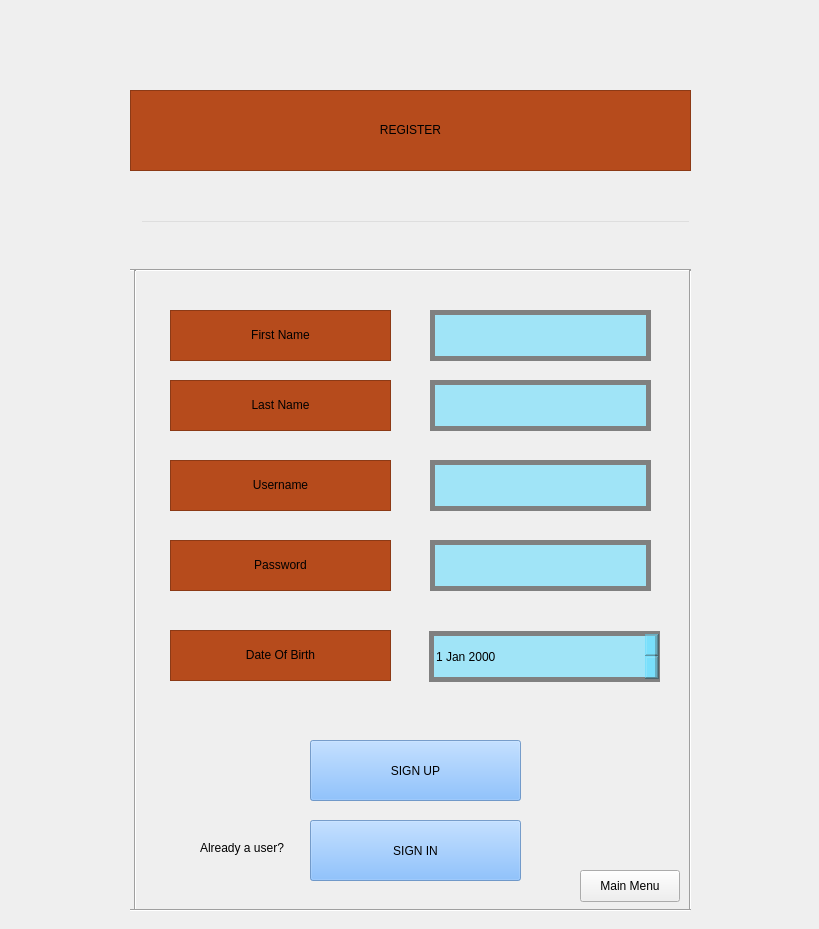
<?xml version="1.0" encoding="UTF-8"?>
<ui version="4.0">
 <class>SignUp</class>
 <widget class="QWidget" name="SignUp">
  <property name="geometry">
   <rect>
    <x>0</x>
    <y>0</y>
    <width>819</width>
    <height>929</height>
   </rect>
  </property>
  <property name="windowTitle">
   <string>Form</string>
  </property>
  <widget class="QLabel" name="label_3">
   <property name="geometry">
    <rect>
     <x>170</x>
     <y>380</y>
     <width>221</width>
     <height>51</height>
    </rect>
   </property>
   <property name="styleSheet">
    <string notr="true">font: 35pt &quot;Academy Engraved LET&quot;;
background-color: rgb(182, 75, 28);</string>
   </property>
   <property name="frameShape">
    <enum>QFrame::StyledPanel</enum>
   </property>
   <property name="lineWidth">
    <number>10</number>
   </property>
   <property name="text">
    <string>Last Name</string>
   </property>
   <property name="textFormat">
    <enum>Qt::RichText</enum>
   </property>
   <property name="scaledContents">
    <bool>false</bool>
   </property>
   <property name="alignment">
    <set>Qt::AlignCenter</set>
   </property>
   <property name="margin">
    <number>10</number>
   </property>
   <property name="indent">
    <number>5</number>
   </property>
  </widget>
  <widget class="Line" name="line_3">
   <property name="geometry">
    <rect>
     <x>130</x>
     <y>260</y>
     <width>561</width>
     <height>20</height>
    </rect>
   </property>
   <property name="orientation">
    <enum>Qt::Horizontal</enum>
   </property>
  </widget>
  <widget class="Line" name="line_2">
   <property name="geometry">
    <rect>
     <x>680</x>
     <y>270</y>
     <width>20</width>
     <height>641</height>
    </rect>
   </property>
   <property name="orientation">
    <enum>Qt::Vertical</enum>
   </property>
  </widget>
  <widget class="QPushButton" name="signInBtn">
   <property name="geometry">
    <rect>
     <x>310</x>
     <y>820</y>
     <width>211</width>
     <height>61</height>
    </rect>
   </property>
   <property name="cursor">
    <cursorShape>PointingHandCursor</cursorShape>
   </property>
   <property name="focusPolicy">
    <enum>Qt::StrongFocus</enum>
   </property>
   <property name="autoFillBackground">
    <bool>false</bool>
   </property>
   <property name="styleSheet">
    <string notr="true">font: 35pt &quot;Academy Engraved LET&quot;;
background-color: rgba(107, 176, 255, 179);</string>
   </property>
   <property name="text">
    <string>SIGN IN</string>
   </property>
  </widget>
  <widget class="Line" name="line">
   <property name="geometry">
    <rect>
     <x>120</x>
     <y>270</y>
     <width>31</width>
     <height>641</height>
    </rect>
   </property>
   <property name="orientation">
    <enum>Qt::Vertical</enum>
   </property>
  </widget>
  <widget class="QPushButton" name="mainMenuBtn">
   <property name="geometry">
    <rect>
     <x>580</x>
     <y>870</y>
     <width>100</width>
     <height>32</height>
    </rect>
   </property>
   <property name="text">
    <string>Main Menu</string>
   </property>
  </widget>
  <widget class="Line" name="line_4">
   <property name="geometry">
    <rect>
     <x>130</x>
     <y>900</y>
     <width>561</width>
     <height>20</height>
    </rect>
   </property>
   <property name="orientation">
    <enum>Qt::Horizontal</enum>
   </property>
  </widget>
  <widget class="QLabel" name="label_2">
   <property name="geometry">
    <rect>
     <x>170</x>
     <y>310</y>
     <width>221</width>
     <height>51</height>
    </rect>
   </property>
   <property name="styleSheet">
    <string notr="true">font: 35pt &quot;Academy Engraved LET&quot;;
background-color: rgb(182, 75, 28);</string>
   </property>
   <property name="frameShape">
    <enum>QFrame::StyledPanel</enum>
   </property>
   <property name="lineWidth">
    <number>10</number>
   </property>
   <property name="text">
    <string>First Name</string>
   </property>
   <property name="textFormat">
    <enum>Qt::RichText</enum>
   </property>
   <property name="scaledContents">
    <bool>false</bool>
   </property>
   <property name="alignment">
    <set>Qt::AlignCenter</set>
   </property>
   <property name="margin">
    <number>10</number>
   </property>
   <property name="indent">
    <number>5</number>
   </property>
  </widget>
  <widget class="QPushButton" name="signUpBtn">
   <property name="geometry">
    <rect>
     <x>310</x>
     <y>740</y>
     <width>211</width>
     <height>61</height>
    </rect>
   </property>
   <property name="cursor">
    <cursorShape>PointingHandCursor</cursorShape>
   </property>
   <property name="focusPolicy">
    <enum>Qt::StrongFocus</enum>
   </property>
   <property name="autoFillBackground">
    <bool>false</bool>
   </property>
   <property name="styleSheet">
    <string notr="true">font: 35pt &quot;Academy Engraved LET&quot;;
background-color: rgba(107, 176, 255, 179);</string>
   </property>
   <property name="text">
    <string>SIGN UP</string>
   </property>
  </widget>
  <widget class="QLabel" name="label">
   <property name="geometry">
    <rect>
     <x>130</x>
     <y>90</y>
     <width>561</width>
     <height>81</height>
    </rect>
   </property>
   <property name="styleSheet">
    <string notr="true">font: 35pt &quot;Academy Engraved LET&quot;;
background-color: rgb(182, 75, 28);</string>
   </property>
   <property name="frameShape">
    <enum>QFrame::StyledPanel</enum>
   </property>
   <property name="lineWidth">
    <number>10</number>
   </property>
   <property name="text">
    <string>REGISTER</string>
   </property>
   <property name="textFormat">
    <enum>Qt::RichText</enum>
   </property>
   <property name="scaledContents">
    <bool>false</bool>
   </property>
   <property name="alignment">
    <set>Qt::AlignCenter</set>
   </property>
   <property name="margin">
    <number>10</number>
   </property>
   <property name="indent">
    <number>5</number>
   </property>
  </widget>
  <widget class="QLabel" name="label_4">
   <property name="geometry">
    <rect>
     <x>170</x>
     <y>460</y>
     <width>221</width>
     <height>51</height>
    </rect>
   </property>
   <property name="styleSheet">
    <string notr="true">font: 35pt &quot;Academy Engraved LET&quot;;
background-color: rgb(182, 75, 28);</string>
   </property>
   <property name="frameShape">
    <enum>QFrame::StyledPanel</enum>
   </property>
   <property name="lineWidth">
    <number>10</number>
   </property>
   <property name="text">
    <string>Username</string>
   </property>
   <property name="textFormat">
    <enum>Qt::RichText</enum>
   </property>
   <property name="scaledContents">
    <bool>false</bool>
   </property>
   <property name="alignment">
    <set>Qt::AlignCenter</set>
   </property>
   <property name="margin">
    <number>10</number>
   </property>
   <property name="indent">
    <number>5</number>
   </property>
  </widget>
  <widget class="QLabel" name="label_5">
   <property name="geometry">
    <rect>
     <x>170</x>
     <y>540</y>
     <width>221</width>
     <height>51</height>
    </rect>
   </property>
   <property name="styleSheet">
    <string notr="true">font: 35pt &quot;Academy Engraved LET&quot;;
background-color: rgb(182, 75, 28);</string>
   </property>
   <property name="frameShape">
    <enum>QFrame::StyledPanel</enum>
   </property>
   <property name="lineWidth">
    <number>10</number>
   </property>
   <property name="text">
    <string>Password</string>
   </property>
   <property name="textFormat">
    <enum>Qt::RichText</enum>
   </property>
   <property name="scaledContents">
    <bool>false</bool>
   </property>
   <property name="alignment">
    <set>Qt::AlignCenter</set>
   </property>
   <property name="margin">
    <number>10</number>
   </property>
   <property name="indent">
    <number>5</number>
   </property>
  </widget>
  <widget class="QLineEdit" name="passwordTxt">
   <property name="geometry">
    <rect>
     <x>430</x>
     <y>540</y>
     <width>221</width>
     <height>51</height>
    </rect>
   </property>
   <property name="styleSheet">
    <string notr="true">background-color: rgba(82, 217, 255, 128);
border: 5px solid grey;</string>
   </property>
  </widget>
  <widget class="QLabel" name="label_6">
   <property name="geometry">
    <rect>
     <x>170</x>
     <y>630</y>
     <width>221</width>
     <height>51</height>
    </rect>
   </property>
   <property name="styleSheet">
    <string notr="true">font: 35pt &quot;Academy Engraved LET&quot;;
background-color: rgb(182, 75, 28);</string>
   </property>
   <property name="frameShape">
    <enum>QFrame::StyledPanel</enum>
   </property>
   <property name="lineWidth">
    <number>10</number>
   </property>
   <property name="text">
    <string>Date Of Birth</string>
   </property>
   <property name="textFormat">
    <enum>Qt::RichText</enum>
   </property>
   <property name="scaledContents">
    <bool>false</bool>
   </property>
   <property name="alignment">
    <set>Qt::AlignCenter</set>
   </property>
   <property name="margin">
    <number>10</number>
   </property>
   <property name="indent">
    <number>5</number>
   </property>
  </widget>
  <widget class="QDateEdit" name="ageTxt">
   <property name="geometry">
    <rect>
     <x>429</x>
     <y>631</y>
     <width>231</width>
     <height>51</height>
    </rect>
   </property>
   <property name="styleSheet">
    <string notr="true">background-color: rgba(82, 217, 255, 128);
border: 5px solid grey;</string>
   </property>
  </widget>
  <widget class="QLabel" name="label_7">
   <property name="geometry">
    <rect>
     <x>200</x>
     <y>840</y>
     <width>101</width>
     <height>16</height>
    </rect>
   </property>
   <property name="text">
    <string>Already a user?</string>
   </property>
  </widget>
  <widget class="QLineEdit" name="firstTxt">
   <property name="geometry">
    <rect>
     <x>430</x>
     <y>310</y>
     <width>221</width>
     <height>51</height>
    </rect>
   </property>
   <property name="styleSheet">
    <string notr="true">background-color: rgba(82, 217, 255, 128);
border: 5px solid grey;</string>
   </property>
  </widget>
  <widget class="QLineEdit" name="lastTxt">
   <property name="geometry">
    <rect>
     <x>430</x>
     <y>380</y>
     <width>221</width>
     <height>51</height>
    </rect>
   </property>
   <property name="styleSheet">
    <string notr="true">background-color: rgba(82, 217, 255, 128);
border: 5px solid grey;</string>
   </property>
  </widget>
  <widget class="QLineEdit" name="usernameTxt">
   <property name="geometry">
    <rect>
     <x>430</x>
     <y>460</y>
     <width>221</width>
     <height>51</height>
    </rect>
   </property>
   <property name="styleSheet">
    <string notr="true">background-color: rgba(82, 217, 255, 128);
border: 5px solid grey;</string>
   </property>
  </widget>
  <widget class="QLineEdit" name="errorNote">
   <property name="geometry">
    <rect>
     <x>140</x>
     <y>220</y>
     <width>551</width>
     <height>21</height>
    </rect>
   </property>
   <property name="styleSheet">
    <string notr="true">background-color: rgba(255, 255, 255, 0);
color: red;</string>
   </property>
   <property name="readOnly">
    <bool>true</bool>
   </property>
  </widget>
 </widget>
 <resources/>
 <connections/>
</ui>
